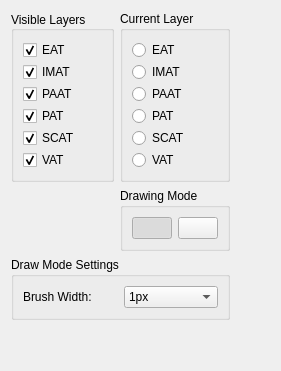
         <widget class="QWidget" name="tracingTab">
          <attribute name="title">
           <string>&amp;Tracing</string>
          </attribute>
          <layout class="QGridLayout" name="gridLayout_9">
           <item row="0" column="2">
            <spacer name="horizontalSpacer_3">
             <property name="orientation">
              <enum>Qt::Horizontal</enum>
             </property>
             <property name="sizeHint" stdset="0">
              <size>
               <width>40</width>
               <height>20</height>
              </size>
             </property>
            </spacer>
           </item>
           <item row="3" column="1">
            <spacer name="verticalSpacer_6">
             <property name="orientation">
              <enum>Qt::Vertical</enum>
             </property>
             <property name="sizeHint" stdset="0">
              <size>
               <width>20</width>
               <height>40</height>
              </size>
             </property>
            </spacer>
           </item>
           <item row="1" column="1">
            <widget class="QGroupBox" name="groupBox">
             <property name="title">
              <string>Drawing Mode</string>
             </property>
             <layout class="QGridLayout" name="gridLayout_5">
              <item row="0" column="0">
               <widget class="QPushButton" name="drawPointsBtn">
                <property name="toolTip">
                 <string>&lt;html&gt;&lt;head/&gt;&lt;body&gt;&lt;p&gt;Draw Points&lt;/p&gt;&lt;p&gt;&lt;span style=&quot; font-weight:600;&quot;&gt;Shortcut: &lt;/span&gt;Z&lt;/p&gt;&lt;/body&gt;&lt;/html&gt;</string>
                </property>
                <property name="text">
                 <string/>
                </property>
                <property name="icon">
                 <iconset resource="resources.qrc">
                  <normaloff>:/images/noun_811391.png</normaloff>
                  <activeon>:/images/noun_811392.png</activeon>:/images/noun_811391.png</iconset>
                </property>
                <property name="iconSize">
                 <size>
                  <width>32</width>
                  <height>32</height>
                 </size>
                </property>
                <property name="checkable">
                 <bool>true</bool>
                </property>
                <property name="checked">
                 <bool>true</bool>
                </property>
                <property name="autoExclusive">
                 <bool>true</bool>
                </property>
               </widget>
              </item>
              <item row="0" column="1">
               <widget class="QPushButton" name="eraserBtn">
                <property name="toolTip">
                 <string>&lt;html&gt;&lt;head/&gt;&lt;body&gt;&lt;p&gt;Eraser&lt;/p&gt;&lt;p&gt;&lt;span style=&quot; font-weight:600;&quot;&gt;Shortcut: &lt;/span&gt;Z&lt;/p&gt;&lt;/body&gt;&lt;/html&gt;</string>
                </property>
                <property name="text">
                 <string/>
                </property>
                <property name="icon">
                 <iconset resource="resources.qrc">
                  <normaloff>:/images/noun_3715.png</normaloff>
                  <activeon>:/images/noun_3716.png</activeon>:/images/noun_3715.png</iconset>
                </property>
                <property name="iconSize">
                 <size>
                  <width>32</width>
                  <height>32</height>
                 </size>
                </property>
                <property name="checkable">
                 <bool>true</bool>
                </property>
                <property name="autoExclusive">
                 <bool>true</bool>
                </property>
               </widget>
              </item>
             </layout>
            </widget>
           </item>
           <item row="0" column="0">
            <widget class="QGroupBox" name="visibleLayersBox_3">
             <property name="sizePolicy">
              <sizepolicy hsizetype="Minimum" vsizetype="Preferred">
               <horstretch>0</horstretch>
               <verstretch>0</verstretch>
              </sizepolicy>
             </property>
             <property name="title">
              <string>Visible Layers</string>
             </property>
             <property name="alignment">
              <set>Qt::AlignLeading|Qt::AlignLeft|Qt::AlignVCenter</set>
             </property>
             <layout class="QGridLayout" name="gridLayout_4">
              <property name="sizeConstraint">
               <enum>QLayout::SetDefaultConstraint</enum>
              </property>
              <property name="topMargin">
               <number>9</number>
              </property>
              <property name="rightMargin">
               <number>9</number>
              </property>
              <property name="horizontalSpacing">
               <number>0</number>
              </property>
              <property name="verticalSpacing">
               <number>2</number>
              </property>
              <item row="6" column="0" alignment="Qt::AlignLeft">
               <widget class="QCheckBox" name="VATCheckBox">
                <property name="sizePolicy">
                 <sizepolicy hsizetype="Maximum" vsizetype="Fixed">
                  <horstretch>0</horstretch>
                  <verstretch>0</verstretch>
                 </sizepolicy>
                </property>
                <property name="toolTip">
                 <string>&lt;html&gt;&lt;head/&gt;&lt;body&gt;&lt;p&gt;&lt;span style=&quot; font-weight:600;&quot;&gt;Visceral Adipose Tissue&lt;/span&gt;&lt;/p&gt;&lt;p&gt;Fat surrounding organs within abdomen&lt;/p&gt;&lt;p&gt;&lt;span style=&quot; font-weight:600;&quot;&gt;Shortcut: &lt;/span&gt;Ctrl+6&lt;/p&gt;&lt;/body&gt;&lt;/html&gt;</string>
                </property>
                <property name="text">
                 <string>VAT</string>
                </property>
                <property name="checked">
                 <bool>true</bool>
                </property>
               </widget>
              </item>
              <item row="0" column="0" alignment="Qt::AlignLeft">
               <widget class="QCheckBox" name="EATCheckBox">
                <property name="sizePolicy">
                 <sizepolicy hsizetype="Maximum" vsizetype="Fixed">
                  <horstretch>0</horstretch>
                  <verstretch>0</verstretch>
                 </sizepolicy>
                </property>
                <property name="minimumSize">
                 <size>
                  <width>15</width>
                  <height>0</height>
                 </size>
                </property>
                <property name="toolTip">
                 <string>&lt;html&gt;&lt;head/&gt;&lt;body&gt;&lt;p&gt;&lt;span style=&quot; font-weight:600;&quot;&gt;Epicardial Adipose Tissue&lt;/span&gt;&lt;/p&gt;&lt;p&gt;Fat within pericardial sac&lt;/p&gt;&lt;p&gt;&lt;span style=&quot; font-weight:600;&quot;&gt;Shortcut: &lt;/span&gt;Ctrl+1&lt;/p&gt;&lt;/body&gt;&lt;/html&gt;</string>
                </property>
                <property name="text">
                 <string>EAT</string>
                </property>
                <property name="checked">
                 <bool>true</bool>
                </property>
                <property name="tristate">
                 <bool>false</bool>
                </property>
               </widget>
              </item>
              <item row="4" column="0" alignment="Qt::AlignLeft">
               <widget class="QCheckBox" name="PATCheckBox">
                <property name="sizePolicy">
                 <sizepolicy hsizetype="Maximum" vsizetype="Fixed">
                  <horstretch>0</horstretch>
                  <verstretch>0</verstretch>
                 </sizepolicy>
                </property>
                <property name="toolTip">
                 <string>&lt;html&gt;&lt;head/&gt;&lt;body&gt;&lt;p&gt;&lt;span style=&quot; font-weight:600;&quot;&gt;Paracardial Adipose Tissue&lt;/span&gt;&lt;/p&gt;&lt;p&gt;Fat outside pericardial sac&lt;/p&gt;&lt;p&gt;&lt;span style=&quot; font-weight:600;&quot;&gt;Shortcut: &lt;/span&gt;Ctrl+4&lt;/p&gt;&lt;/body&gt;&lt;/html&gt;</string>
                </property>
                <property name="text">
                 <string>PAT</string>
                </property>
                <property name="checked">
                 <bool>true</bool>
                </property>
               </widget>
              </item>
              <item row="5" column="0" alignment="Qt::AlignLeft">
               <widget class="QCheckBox" name="SCATCheckBox">
                <property name="sizePolicy">
                 <sizepolicy hsizetype="Maximum" vsizetype="Fixed">
                  <horstretch>0</horstretch>
                  <verstretch>0</verstretch>
                 </sizepolicy>
                </property>
                <property name="toolTip">
                 <string>&lt;html&gt;&lt;head/&gt;&lt;body&gt;&lt;p&gt;&lt;span style=&quot; font-weight:600;&quot;&gt;SubCutaneous Adipose Tissue&lt;/span&gt;&lt;/p&gt;&lt;p&gt;Fat beneath the skin&lt;/p&gt;&lt;p&gt;&lt;span style=&quot; font-weight:600;&quot;&gt;Shortcut: &lt;/span&gt;Ctrl+5&lt;/p&gt;&lt;/body&gt;&lt;/html&gt;</string>
                </property>
                <property name="text">
                 <string>SCAT</string>
                </property>
                <property name="checked">
                 <bool>true</bool>
                </property>
               </widget>
              </item>
              <item row="2" column="0" alignment="Qt::AlignLeft">
               <widget class="QCheckBox" name="IMATCheckBox">
                <property name="sizePolicy">
                 <sizepolicy hsizetype="Maximum" vsizetype="Fixed">
                  <horstretch>0</horstretch>
                  <verstretch>0</verstretch>
                 </sizepolicy>
                </property>
                <property name="toolTip">
                 <string>&lt;html&gt;&lt;head/&gt;&lt;body&gt;&lt;p&gt;&lt;span style=&quot; font-weight:600;&quot;&gt;InterMuscular Adipose Tissue&lt;/span&gt;&lt;/p&gt;&lt;p&gt;Fat in between muscles&lt;/p&gt;&lt;p&gt;&lt;span style=&quot; font-weight:600;&quot;&gt;Shortcut: &lt;/span&gt;Ctrl+2&lt;/p&gt;&lt;/body&gt;&lt;/html&gt;</string>
                </property>
                <property name="text">
                 <string>IMAT</string>
                </property>
                <property name="checked">
                 <bool>true</bool>
                </property>
               </widget>
              </item>
              <item row="3" column="0" alignment="Qt::AlignLeft">
               <widget class="QCheckBox" name="PAATCheckBox">
                <property name="sizePolicy">
                 <sizepolicy hsizetype="Maximum" vsizetype="Fixed">
                  <horstretch>0</horstretch>
                  <verstretch>0</verstretch>
                 </sizepolicy>
                </property>
                <property name="toolTip">
                 <string>&lt;html&gt;&lt;head/&gt;&lt;body&gt;&lt;p&gt;&lt;span style=&quot; font-weight:600;&quot;&gt;Peri-Aortic Adipose Tissue&lt;/span&gt;&lt;/p&gt;&lt;p&gt;Fat surrounding aorta&lt;/p&gt;&lt;p&gt;&lt;span style=&quot; font-weight:600;&quot;&gt;Shortcut: &lt;/span&gt;Ctrl+3&lt;/p&gt;&lt;/body&gt;&lt;/html&gt;</string>
                </property>
                <property name="text">
                 <string>PAAT</string>
                </property>
                <property name="checked">
                 <bool>true</bool>
                </property>
               </widget>
              </item>
             </layout>
            </widget>
           </item>
           <item row="0" column="1">
            <widget class="QGroupBox" name="currentLayerBox_3">
             <property name="sizePolicy">
              <sizepolicy hsizetype="Minimum" vsizetype="Preferred">
               <horstretch>0</horstretch>
               <verstretch>0</verstretch>
              </sizepolicy>
             </property>
             <property name="toolTip">
              <string>&lt;html&gt;&lt;head/&gt;&lt;body&gt;&lt;p&gt;Active layer being traced out on axial slice screen&lt;/p&gt;&lt;/body&gt;&lt;/html&gt;</string>
             </property>
             <property name="title">
              <string>Current Layer</string>
             </property>
             <layout class="QVBoxLayout" name="verticalLayout_4">
              <property name="spacing">
               <number>2</number>
              </property>
              <item>
               <widget class="QRadioButton" name="EATRadioBtn">
                <property name="sizePolicy">
                 <sizepolicy hsizetype="Maximum" vsizetype="Fixed">
                  <horstretch>0</horstretch>
                  <verstretch>0</verstretch>
                 </sizepolicy>
                </property>
                <property name="contextMenuPolicy">
                 <enum>Qt::ActionsContextMenu</enum>
                </property>
                <property name="toolTip">
                 <string>&lt;html&gt;&lt;head/&gt;&lt;body&gt;&lt;p&gt;&lt;span style=&quot; font-weight:600;&quot;&gt;Epicardial Adipose Tissue&lt;/span&gt;&lt;/p&gt;&lt;p&gt;Fat within pericardial sac&lt;/p&gt;&lt;p&gt;&lt;span style=&quot; font-weight:600;&quot;&gt;Shortcut: &lt;/span&gt;&amp;quot;1&amp;quot; Key&lt;/p&gt;&lt;/body&gt;&lt;/html&gt;</string>
                </property>
                <property name="toolTipDuration">
                 <number>4000</number>
                </property>
                <property name="whatsThis">
                 <string>This is something crazier I must say.</string>
                </property>
                <property name="text">
                 <string>EAT</string>
                </property>
               </widget>
              </item>
              <item>
               <widget class="QRadioButton" name="IMATRadioBtn">
                <property name="sizePolicy">
                 <sizepolicy hsizetype="Maximum" vsizetype="Fixed">
                  <horstretch>0</horstretch>
                  <verstretch>0</verstretch>
                 </sizepolicy>
                </property>
                <property name="toolTip">
                 <string>&lt;html&gt;&lt;head/&gt;&lt;body&gt;&lt;p&gt;&lt;span style=&quot; font-weight:600;&quot;&gt;InterMuscular Adipose Tissue&lt;/span&gt;&lt;/p&gt;&lt;p&gt;Fat in between muscles&lt;/p&gt;&lt;p&gt;&lt;span style=&quot; font-weight:600;&quot;&gt;Shortcut: &lt;/span&gt;&amp;quot;2&amp;quot; Key&lt;/p&gt;&lt;/body&gt;&lt;/html&gt;</string>
                </property>
                <property name="toolTipDuration">
                 <number>4000</number>
                </property>
                <property name="text">
                 <string>IMAT</string>
                </property>
               </widget>
              </item>
              <item>
               <widget class="QRadioButton" name="PAATRadioBtn">
                <property name="sizePolicy">
                 <sizepolicy hsizetype="Maximum" vsizetype="Fixed">
                  <horstretch>0</horstretch>
                  <verstretch>0</verstretch>
                 </sizepolicy>
                </property>
                <property name="toolTip">
                 <string>&lt;html&gt;&lt;head/&gt;&lt;body&gt;&lt;p&gt;&lt;span style=&quot; font-weight:600;&quot;&gt;Peri-Aortic Adipose Tissue&lt;/span&gt;&lt;/p&gt;&lt;p&gt;Fat surrounding aorta&lt;/p&gt;&lt;p&gt;&lt;span style=&quot; font-weight:600;&quot;&gt;Shortcut: &lt;/span&gt;&amp;quot;3&amp;quot; Key&lt;/p&gt;&lt;/body&gt;&lt;/html&gt;</string>
                </property>
                <property name="toolTipDuration">
                 <number>4000</number>
                </property>
                <property name="text">
                 <string>PAAT</string>
                </property>
               </widget>
              </item>
              <item>
               <widget class="QRadioButton" name="PATRadioBtn">
                <property name="sizePolicy">
                 <sizepolicy hsizetype="Maximum" vsizetype="Fixed">
                  <horstretch>0</horstretch>
                  <verstretch>0</verstretch>
                 </sizepolicy>
                </property>
                <property name="toolTip">
                 <string>&lt;html&gt;&lt;head/&gt;&lt;body&gt;&lt;p&gt;&lt;span style=&quot; font-weight:600;&quot;&gt;Paracardial Adipose Tissue&lt;/span&gt;&lt;/p&gt;&lt;p&gt;Fat outside pericardial sac&lt;/p&gt;&lt;p&gt;&lt;span style=&quot; font-weight:600;&quot;&gt;Shortcut: &lt;/span&gt;&amp;quot;4&amp;quot; Key&lt;/p&gt;&lt;/body&gt;&lt;/html&gt;</string>
                </property>
                <property name="toolTipDuration">
                 <number>4000</number>
                </property>
                <property name="text">
                 <string>PAT</string>
                </property>
               </widget>
              </item>
              <item>
               <widget class="QRadioButton" name="SCATRadioBtn">
                <property name="sizePolicy">
                 <sizepolicy hsizetype="Maximum" vsizetype="Fixed">
                  <horstretch>0</horstretch>
                  <verstretch>0</verstretch>
                 </sizepolicy>
                </property>
                <property name="toolTip">
                 <string>&lt;html&gt;&lt;head/&gt;&lt;body&gt;&lt;p&gt;&lt;span style=&quot; font-weight:600;&quot;&gt;SubCutaneous Adipose Tissue&lt;/span&gt;&lt;/p&gt;&lt;p&gt;Fat beneath the skin&lt;/p&gt;&lt;p&gt;&lt;span style=&quot; font-weight:600;&quot;&gt;Shortcut: &lt;/span&gt;&amp;quot;5&amp;quot; Key&lt;/p&gt;&lt;/body&gt;&lt;/html&gt;</string>
                </property>
                <property name="toolTipDuration">
                 <number>4000</number>
                </property>
                <property name="text">
                 <string>SCAT</string>
                </property>
               </widget>
              </item>
              <item>
               <widget class="QRadioButton" name="VATRadioBtn">
                <property name="sizePolicy">
                 <sizepolicy hsizetype="Maximum" vsizetype="Fixed">
                  <horstretch>0</horstretch>
                  <verstretch>0</verstretch>
                 </sizepolicy>
                </property>
                <property name="toolTip">
                 <string>&lt;html&gt;&lt;head/&gt;&lt;body&gt;&lt;p&gt;&lt;span style=&quot; font-weight:600;&quot;&gt;Visceral Adipose Tissue&lt;/span&gt;&lt;/p&gt;&lt;p&gt;Fat surrounding organs within abdomen&lt;/p&gt;&lt;p&gt;&lt;span style=&quot; font-weight:600;&quot;&gt;Shortcut: &lt;/span&gt;&amp;quot;6&amp;quot; Key&lt;/p&gt;&lt;/body&gt;&lt;/html&gt;</string>
                </property>
                <property name="toolTipDuration">
                 <number>4000</number>
                </property>
                <property name="text">
                 <string>VAT</string>
                </property>
               </widget>
              </item>
             </layout>
            </widget>
           </item>
           <item row="2" column="0" colspan="2">
            <widget class="QGroupBox" name="groupBox_2">
             <property name="sizePolicy">
              <sizepolicy hsizetype="Preferred" vsizetype="Maximum">
               <horstretch>0</horstretch>
               <verstretch>0</verstretch>
              </sizepolicy>
             </property>
             <property name="title">
              <string>Draw Mode Settings</string>
             </property>
             <layout class="QGridLayout" name="gridLayout_6">
              <property name="leftMargin">
               <number>0</number>
              </property>
              <property name="topMargin">
               <number>0</number>
              </property>
              <property name="rightMargin">
               <number>0</number>
              </property>
              <property name="bottomMargin">
               <number>0</number>
              </property>
              <item row="0" column="0">
               <widget class="QStackedWidget" name="drawModeStackedWidget">
                <property name="sizePolicy">
                 <sizepolicy hsizetype="Preferred" vsizetype="Preferred">
                  <horstretch>0</horstretch>
                  <verstretch>0</verstretch>
                 </sizepolicy>
                </property>
                <property name="currentIndex">
                 <number>1</number>
                </property>
                <widget class="QWidget" name="pageDrawPoints"/>
                <widget class="QWidget" name="pageEraser">
                 <layout class="QGridLayout" name="gridLayout_11">
                  <item row="0" column="0">
                   <widget class="QLabel" name="label">
                    <property name="text">
                     <string>Brush Width: </string>
                    </property>
                   </widget>
                  </item>
                  <item row="0" column="1">
                   <widget class="QComboBox" name="eraserBrushWidthComboBox">
                    <item>
                     <property name="text">
                      <string>1px</string>
                     </property>
                    </item>
                    <item>
                     <property name="text">
                      <string>2px</string>
                     </property>
                    </item>
                    <item>
                     <property name="text">
                      <string>4px</string>
                     </property>
                    </item>
                    <item>
                     <property name="text">
                      <string>6px</string>
                     </property>
                    </item>
                    <item>
                     <property name="text">
                      <string>8px</string>
                     </property>
                    </item>
                   </widget>
                  </item>
                 </layout>
                </widget>
               </widget>
              </item>
             </layout>
            </widget>
           </item>
          </layout>
         </widget>
